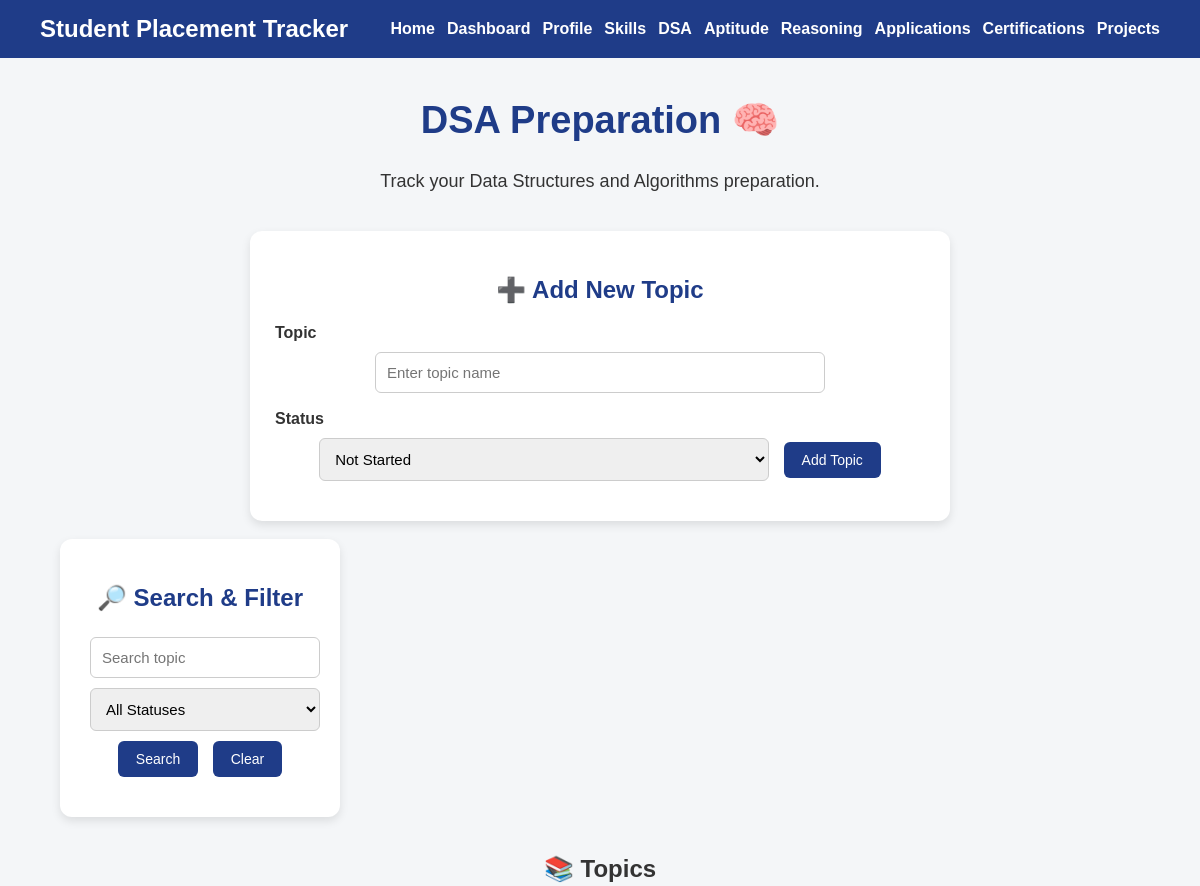
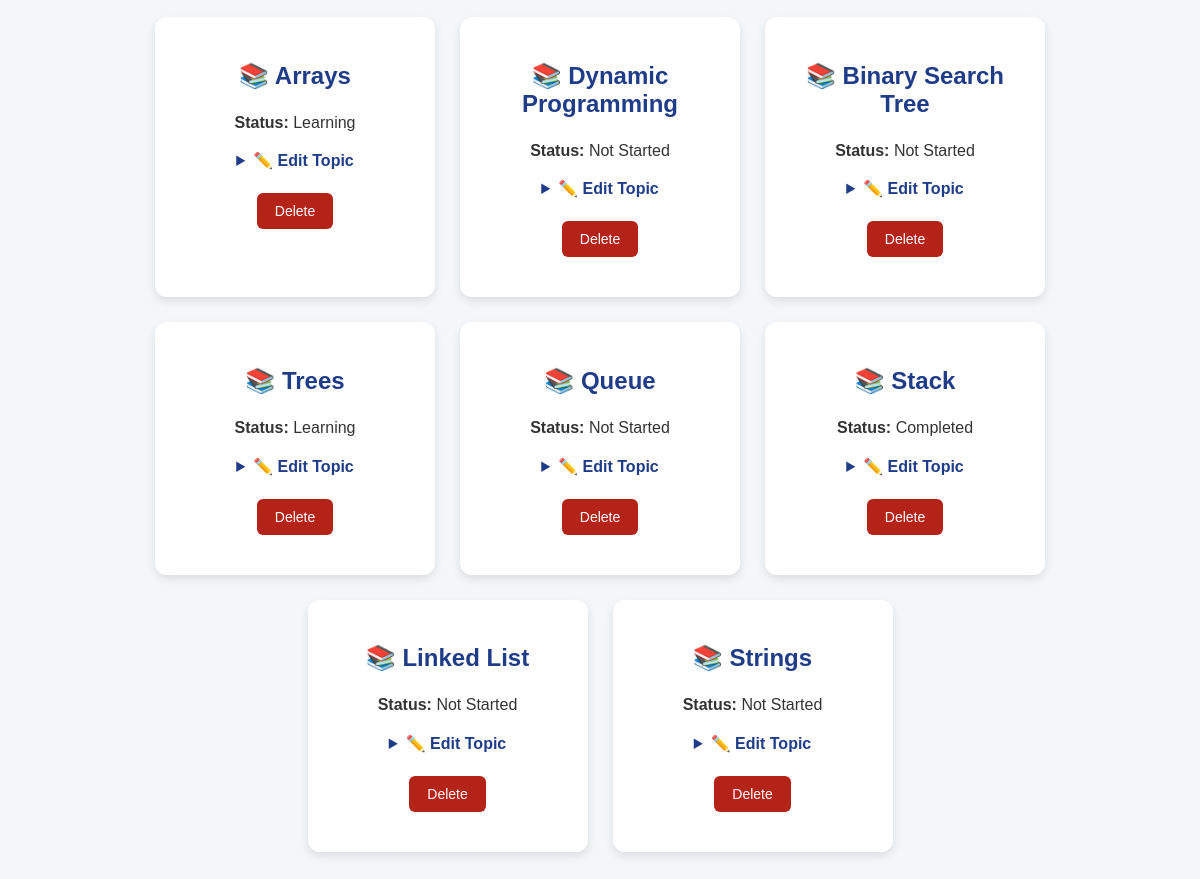
The app's page /dsa with its own data (2 pictures, top to bottom).
### tables this page shows
CREATE TABLE dsa_topics (

            id INTEGER PRIMARY KEY AUTOINCREMENT,

            topic TEXT NOT NULL,

            status TEXT NOT NULL

        );

### web_app.py (the view)
@app.route("/dsa")
def dsa():
    topics, search, status_filter = get_topics("dsa_topics")
    return render_template(
        "dsa.html",
        topics=topics,
        search=search,
        status_filter=status_filter
    )

### web_app.py (called while the page is built)
def get_topics(table_name):
    search = request.args.get("search", "").strip()
    status_filter = request.args.get("status", "").strip()
    connection = get_db_connection()
    query = f"SELECT * FROM {table_name} WHERE 1 = 1"
    parameters = []
    if search:
        query += " AND topic LIKE ?"
        parameters.append(f"%{search}%")
    if status_filter:
        query += " AND status = ?"
        parameters.append(status_filter)
    query += " ORDER BY id DESC"
    topics = connection.execute(
        query, parameters
    ).fetchall()
    connection.close()
    return topics, search, status_filter

### templates/dsa.html (shortened to what this page needs)
<!DOCTYPE html>
<html>
<head>
    <link rel="stylesheet" href="{{ url_for('static', filename='style.css') }}">
</head>
<body>
<nav>
    <h2>Student Placement Tracker</h2>
    <div class="nav-links">
        <a href="/">Home</a>
        <a href="/dashboard">Dashboard</a>
        <a href="/profile">Profile</a>
        <a href="/skills">Skills</a>
        <a href="/dsa">DSA</a>
        <a href="/aptitude">Aptitude</a>
        <a href="/reasoning">Reasoning</a>
        <a href="/applications">Applications</a>
        <a href="/certifications">Certifications</a>
        <a href="/projects">Projects</a>
    </div>
</nav>
<div class="container">
    <h1>DSA Preparation 🧠</h1>
    <p class="intro">
        Track your Data Structures and Algorithms preparation.
    </p>
    <div class="card form-card">
        <h2>➕ Add New Topic</h2>
        <form action="/add-dsa" method="POST">
            <label>Topic</label>
            <input type="text"
                   name="topic"
                   placeholder="Enter topic name"
                   required>
            <label>Status</label>
            <select name="status">
                <option value="Not Started">Not Started</option>
            </select>
            <button type="submit">Add Topic</button>
        </form>
    </div>
    <br>
    <div class="card">
        <h2>🔎 Search & Filter</h2>
        <form method="GET">
            <input type="text"
                   name="search"
                   placeholder="Search topic"
                   value="{{ search }}">
            <select name="status">
                <option value="">All Statuses</option>
            </select>
            <button type="submit">Search</button>
            <a class="button" href="{{ request.path }}">Clear</a>
        </form>
    </div>
    <br>
    <h2>📚 Topics</h2>
    <div class="cards">
        {% for topic in topics %}
        <div class="card">
            <h2>📚 {{ topic["topic"] }}</h2>
            <p>
                <strong>Status:</strong>
                {{ topic["status"] }}
            </p>
            <details>
                <summary>✏️ Edit Topic</summary>
                <br>
            </details>
            <br>
            <form action="/delete-dsa/{{ topic['id'] }}"
                  method="POST">
                <button type="submit" class="danger-button">
                    Delete
                </button>
            </form>
        </div>
        {% else %}
        <div class="card">
            <h2>No Topics Found</h2>
            <p>Add your first topic above.</p>
        </div>
        {% endfor %}
    </div>
</div>
</body>
</html>

### static/style.css (style rules this page uses)
* { box-sizing: border-box; }
body { font-family: Arial, sans-serif; margin: 0; background-color: #f4f6f8; color: #333; }
nav { background-color: #1f3c88; color: white; padding: 15px 40px; display: flex; justify-content: space-between; align-items: center; gap: 20px; }
nav h2 { margin: 0; color: white; white-space: nowrap; }
.nav-links { display: flex; flex-wrap: wrap; justify-content: flex-end; gap: 12px; }
nav a { color: white; text-decoration: none; font-weight: bold; }
.container { width: 90%; max-width: 1200px; margin: 40px auto; text-align: center; }
.container h1 { color: #1f3c88; font-size: 38px; }
.intro { font-size: 18px; margin-bottom: 35px; line-height: 1.6; }
.cards { display: flex; justify-content: center; align-items: stretch; gap: 25px; flex-wrap: wrap; }
.card { background-color: white; width: 280px; padding: 25px; border-radius: 12px; box-shadow: 0 4px 10px rgba(0, 0, 0, 0.10); }
.form-card { width: min(700px, 100%); margin: 0 auto; }
.card h2 { color: #1f3c88; }
.card p { line-height: 1.6; }
.button, button { display: inline-block; background-color: #1f3c88; color: white; padding: 10px 18px; border-radius: 6px; text-decoration: none; margin: 5px; border: none; cursor: pointer; font-size: 14px; }
.danger-button { background-color: #b42318; }
form { margin-bottom: 10px; }
form label { display: block; margin-top: 12px; margin-bottom: 5px; font-weight: bold; text-align: left; }
input, select, textarea { width: 100%; max-width: 450px; padding: 11px; margin: 5px; border: 1px solid #ccc; border-radius: 6px; font-size: 15px; }
details { margin-top: 15px; }
summary { cursor: pointer; color: #1f3c88; font-weight: bold; }

### records on screen
dsa_topics: topic "Arrays", status "Learning"
dsa_topics: topic "Dynamic Programming", status "Not Started"
dsa_topics: topic "Binary Search Tree", status "Not Started"
dsa_topics: topic "Trees", status "Learning"
dsa_topics: topic "Queue", status "Not Started"
dsa_topics: topic "Stack", status "Completed"
dsa_topics: topic "Linked List", status "Not Started"
dsa_topics: topic "Strings", status "Not Started"
